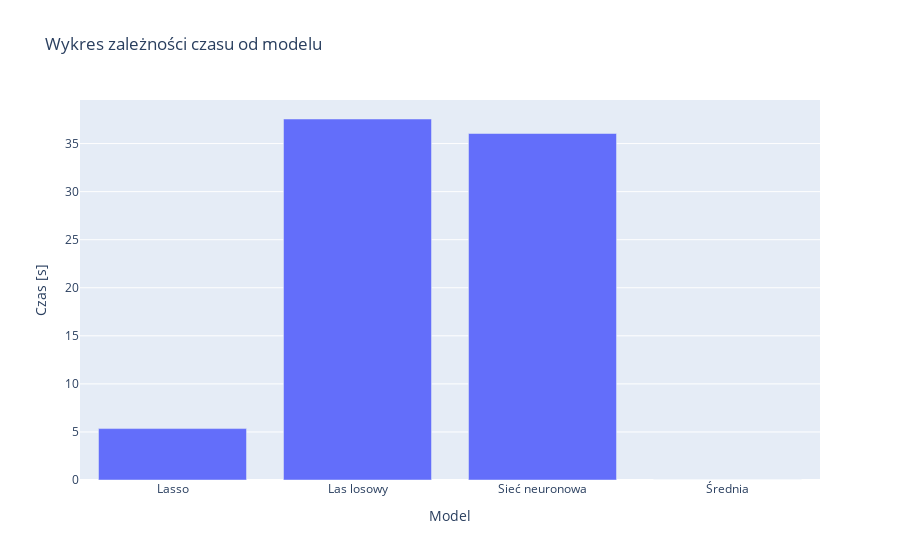

Notebook source saved alongside this figure:
### Code cell
fig = px.bar(df_compare, x=df_compare["Nazwa"],y=df_compare["Czas"], title='Wykres zależności czasu od modelu', labels={'Czas':'Czas [s]','Nazwa':'Model'})
fig.show()

### Figure 1 — Plotly figure (JSON) as saved in the notebook; plotly's stock layout.template omitted (floating-point values rounded to 4 significant figures)
{"data": [{"alignmentgroup": "True", "hovertemplate": "Model=%{x}<br>Czas [s]=%{y}<extra></extra>", "legendgroup": "", "marker": {"color": "#636efa", "pattern": {"shape": ""}}, "name": "", "offsetgroup": "", "orientation": "v", "showlegend": false, "textposition": "auto", "type": "bar", "x": ["Lasso", "Las losowy", "Sieć neuronowa", "Średnia"], "xaxis": "x", "y": [5.349, 37.56, 36.05, 0], "yaxis": "y"}], "layout": {"barmode": "relative", "legend": {"tracegroupgap": 0}, "title": {"text": "Wykres zależności czasu od modelu"}, "xaxis": {"anchor": "y", "domain": [0, 1], "title": {"text": "Model"}}, "yaxis": {"anchor": "x", "domain": [0, 1], "title": {"text": "Czas [s]"}}}}
